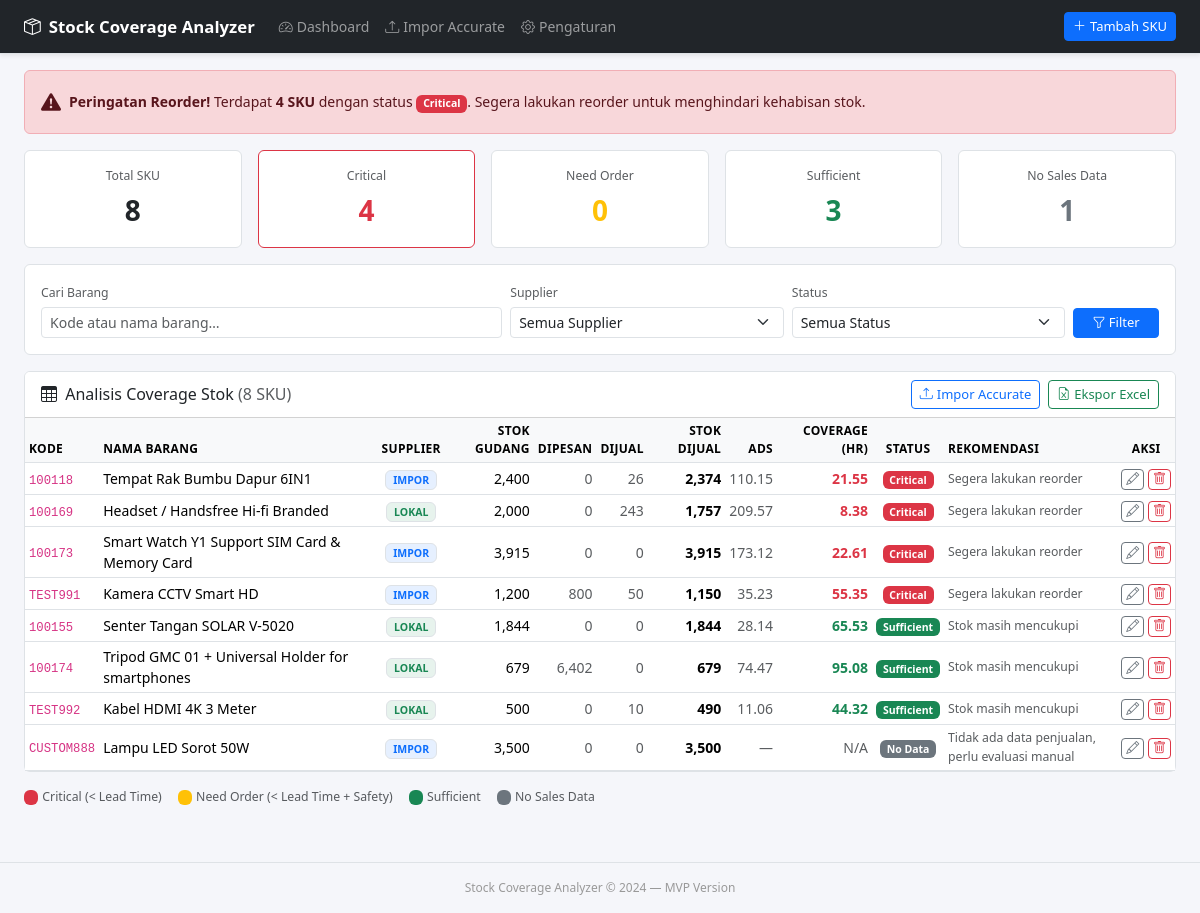
The page / on the database its author committed.
### app/models.py (models this page shows, shortened)
class SKU(db.Model):
    __tablename__ = "sku"
    kode_barang = db.Column(db.String(50), primary_key=True)
    nama_barang = db.Column(db.String(200), nullable=False)
    supplier = db.Column(db.String(10), nullable=False)  # IMPOR | LOKAL
    stok_gudang = db.Column(db.Integer, nullable=False, default=0)
    dipesan = db.Column(db.Integer, nullable=False, default=0)
    dijual = db.Column(db.Integer, nullable=False, default=0)
    penjualan_mei = db.Column(db.Integer, nullable=False, default=0)
    penjualan_juni = db.Column(db.Integer, nullable=False, default=0)
    penjualan_juli = db.Column(db.Integer, nullable=False, default=0)
    penjualan_agustus = db.Column(db.Integer, nullable=False, default=0)
    def to_dict(self):
        return {
            "kode_barang": self.kode_barang,
            "nama_barang": self.nama_barang,
            "supplier": self.supplier,
            "stok_gudang": self.stok_gudang,
            "dipesan": self.dipesan,
            "dijual": self.dijual,
            "penjualan_mei": self.penjualan_mei,
            "penjualan_juni": self.penjualan_juni,
            "penjualan_juli": self.penjualan_juli,
            "penjualan_agustus": self.penjualan_agustus,
        }

### app/routes.py (the view)
@bp.route("/")
def index():
    search = request.args.get("search", "").strip()
    filter_supplier = request.args.get("supplier", "")
    filter_status = request.args.get("status", "")
    query = SKU.query
    if search:
        like = f"%{search}%"
        query = query.filter(
            db.or_(SKU.kode_barang.ilike(like), SKU.nama_barang.ilike(like))
        )
    if filter_supplier in ("IMPOR", "LOKAL"):
        query = query.filter(SKU.supplier == filter_supplier)
    skus = query.all()
    rows = hitung_semua(skus)
    if filter_status:
        rows = [r for r in rows if r["status"] == filter_status]
    all_rows = hitung_semua(SKU.query.all())
    summary = {
        "total": len(all_rows),
        "critical": sum(1 for r in all_rows if r["status"] == "Critical"),
        "need_order": sum(1 for r in all_rows if r["status"] == "Need Order"),
        "sufficient": sum(1 for r in all_rows if r["status"] == "Sufficient"),
        "no_sales": sum(1 for r in all_rows if r["status"] == "No Sales Data"),
    }
    return render_template(
        "index.html",
        rows=rows,
        summary=summary,
        search=search,
        filter_supplier=filter_supplier,
        filter_status=filter_status,
    )

### app/calculator.py (called while the page is built)
def hitung_proyeksi_agustus(penjualan_agustus: int) -> float:
    return (penjualan_agustus / HARI_BERJALAN) * HARI_BULAN_AGS

def hitung_ads(mei: int, juni: int, juli: int, penjualan_agustus: int) -> float:
    proyeksi = hitung_proyeksi_agustus(penjualan_agustus)
    return (mei + juni + juli + proyeksi) / TOTAL_HARI

def hitung_semua(skus: list) -> list:
    hasil = []
    for sku in skus:
        data = sku.to_dict()
        data.update(hitung_coverage(sku))
        hasil.append(data)
    hasil.sort(key=lambda x: x["sort_order"])
    return hasil

### app/templates/index.html (shortened to what this page needs)
{% extends "base.html" %}
{% block content %}
{% if summary.critical > 0 %}
<div class="alert alert-danger d-flex align-items-center gap-2 mb-3" role="alert">
  <i class="bi bi-exclamation-triangle-fill fs-5"></i>
  <div>
    <strong>Peringatan Reorder!</strong>
    Terdapat <strong>{{ summary.critical }} SKU</strong> dengan status
    <span class="badge bg-danger">Critical</span>.
    Segera lakukan reorder untuk menghindari kehabisan stok.
  </div>
</div>
{% endif %}
<div class="row g-3 mb-3">
  <div class="col-6 col-md-4 col-xl">
    <div class="card h-100">
      <div class="card-body text-center">
        <div class="text-muted small mb-1">Total SKU</div>
        <div class="fs-3 fw-bold">{{ summary.total }}</div>
      </div>
    </div>
  </div>
  <div class="col-6 col-md-4 col-xl">
    <div class="card h-100 {% if summary.critical > 0 %}border-danger{% endif %}">
      <div class="card-body text-center">
        <div class="text-muted small mb-1">Critical</div>
        <div class="fs-3 fw-bold text-danger">{{ summary.critical }}</div>
      </div>
    </div>
  </div>
  <div class="col-6 col-md-4 col-xl">
    <div class="card h-100">
      <div class="card-body text-center">
        <div class="text-muted small mb-1">Need Order</div>
        <div class="fs-3 fw-bold text-warning">{{ summary.need_order }}</div>
      </div>
    </div>
  </div>
  <div class="col-6 col-md-4 col-xl">
    <div class="card h-100">
      <div class="card-body text-center">
        <div class="text-muted small mb-1">Sufficient</div>
        <div class="fs-3 fw-bold text-success">{{ summary.sufficient }}</div>
      </div>
    </div>
  </div>
  <div class="col-6 col-md-4 col-xl">
    <div class="card h-100">
      <div class="card-body text-center">
        <div class="text-muted small mb-1">No Sales Data</div>
        <div class="fs-3 fw-bold text-secondary">{{ summary.no_sales }}</div>
      </div>
    </div>
  </div>
</div>
<div class="card mb-3">
  <div class="card-body">
    <form method="get" action="{{ url_for('main.index') }}" id="filter-form">
      <div class="row g-2 align-items-end">
        <div class="col-md-5">
          <label for="search" class="form-label small text-muted mb-1">Cari Barang</label>
          <input id="search" type="text" name="search" value="{{ search }}"
                 class="form-control form-control-sm" placeholder="Kode atau nama barang…" autocomplete="off" />
        </div>
        <div class="col-md-3">
          <label for="supplier" class="form-label small text-muted mb-1">Supplier</label>
          <select id="supplier" name="supplier" class="form-select form-select-sm">
            <option value="">Semua Supplier</option>
          </select>
        </div>
        <div class="col-md-3">
          <label for="status" class="form-label small text-muted mb-1">Status</label>
          <select id="status" name="status" class="form-select form-select-sm">
            <option value="">Semua Status</option>
          </select>
        </div>
        <div class="col-md-1 d-flex gap-1">
          <button type="submit" class="btn btn-primary btn-sm w-100" id="btn-filter">
            <i class="bi bi-funnel"></i> Filter
          </button>
        </div>
      </div>
    </form>
  </div>
</div>
<div class="card mb-3">
  <div class="card-header d-flex align-items-center justify-content-between flex-wrap gap-2 bg-white">
    <h6 class="mb-0">
      <i class="bi bi-table me-1"></i>
      Analisis Coverage Stok
      <span class="text-muted fw-normal">({{ rows|length }} SKU)</span>
    </h6>
    <div class="d-flex gap-2">
      <a href="{{ url_for('main.import_accurate') }}" class="btn btn-outline-primary btn-sm">
        <i class="bi bi-upload me-1"></i>Impor Accurate
      </a>
      <a href="{{ url_for('main.export_excel') }}" class="btn btn-outline-success btn-sm">
        <i class="bi bi-file-earmark-excel me-1"></i>Ekspor Excel
      </a>
    </div>
  </div>
  <div class="table-responsive">
    <table class="table table-hover table-sm mb-0" id="coverage-table">
      <thead>
        <tr>
          <th>Kode</th>
          <th>Nama Barang</th>
          <th class="text-center">Supplier</th>
          <th class="text-end">Stok Gudang</th>
          <th class="text-end">Dipesan</th>
          <th class="text-end">Dijual</th>
          <th class="text-end">Stok Dijual</th>
          <th class="text-end">ADS</th>
          <th class="text-end">Coverage (Hr)</th>
          <th class="text-center">Status</th>
          <th>Rekomendasi</th>
          <th class="text-center">Aksi</th>
        </tr>
      </thead>
      <tbody>
        {% if rows %}
          {% for r in rows %}
          <tr>
            <td class="text-nowrap"><code>{{ r.kode_barang }}</code></td>
            <td>{{ r.nama_barang }}</td>
            <td class="text-center text-nowrap">
              {% if r.supplier == 'IMPOR' %}
              <span class="badge bg-primary bg-opacity-10 text-primary border">IMPOR</span>
              {% else %}
              <span class="badge bg-success bg-opacity-10 text-success border">LOKAL</span>
              {% endif %}
            </td>
            <td class="text-end text-nowrap">{{ "{:,}".format(r.stok_gudang) }}</td>
            <td class="text-end text-nowrap text-muted">{{ "{:,}".format(r.dipesan) }}</td>
            <td class="text-end text-nowrap text-muted">{{ "{:,}".format(r.dijual) }}</td>
            <td class="text-end text-nowrap fw-semibold">{{ "{:,}".format(r.stok_dapat_dijual) }}</td>
            <td class="text-end text-nowrap text-muted">
              {% if r.ads == 0 %}—{% else %}{{ "%.2f"|format(r.ads) }}{% endif %}
            </td>
            <td class="text-end text-nowrap">
              {% if r.coverage_days is none %}
                <span class="text-muted">N/A</span>
              {% else %}
                <strong class="{% if r.badge == 'danger' %}text-danger{% elif r.badge == 'warning' %}text-warning{% elif r.badge == 'success' %}text-success{% else %}text-secondary{% endif %}">
                  {{ "%.2f"|format(r.coverage_days) }}
                </strong>
              {% endif %}
            </td>
            <td class="text-center text-nowrap">
              {% if r.badge == 'danger' %}
                <span class="badge bg-danger">Critical</span>
              {% elif r.badge == 'warning' %}
                <span class="badge bg-warning text-dark">Need Order</span>
              {% elif r.badge == 'success' %}
                <span class="badge bg-success">Sufficient</span>
              {% else %}
                <span class="badge bg-secondary">No Data</span>
              {% endif %}
            </td>
            <td class="small text-muted" style="max-width:200px">{{ r.rekomendasi }}</td>
            <td class="text-center text-nowrap">
              <a href="{{ url_for('main.edit_sku', kode=r.kode_barang) }}" class="btn btn-sm btn-outline-secondary py-0 px-1" title="Edit">
                <i class="bi bi-pencil"></i>
              </a>
              <button type="button" class="btn btn-sm btn-outline-danger py-0 px-1 btn-hapus"
                      data-kode="{{ r.kode_barang }}" data-nama="{{ r.nama_barang }}" title="Hapus">
                <i class="bi bi-trash"></i>
              </button>
            </td>
          </tr>
          {% endfor %}
        {% endif %}
      </tbody>
    </table>
  </div>
</div>
<div class="d-flex flex-wrap gap-3 mb-3 small text-muted">
  <span><span class="badge bg-danger me-1">&nbsp;</span>Critical (&lt; Lead Time)</span>
  <span><span class="badge bg-warning me-1">&nbsp;</span>Need Order (&lt; Lead Time + Safety)</span>
  <span><span class="badge bg-success me-1">&nbsp;</span>Sufficient</span>
  <span><span class="badge bg-secondary me-1">&nbsp;</span>No Sales Data</span>
</div>
{% endblock %}

### app/templates/base.html (shortened to what this page needs)
<!DOCTYPE html>
<html lang="id">
<head>
  <link href="https://cdn.jsdelivr.net/npm/bootstrap@5.3.3/dist/css/bootstrap.min.css" rel="stylesheet" />
  <link href="https://cdn.jsdelivr.net/npm/bootstrap-icons@1.11.3/font/bootstrap-icons.min.css" rel="stylesheet" />
</head>
<body>
  <nav class="navbar navbar-expand-lg navbar-dark bg-dark border-bottom shadow-sm">
    <div class="container-fluid px-3 px-lg-4">
      <a class="navbar-brand d-flex align-items-center gap-2" href="{{ url_for('main.index') }}">
        <i class="bi bi-box-seam"></i>
        Stock Coverage Analyzer
      </a>
      <div class="collapse navbar-collapse" id="mainNav">
        <ul class="navbar-nav me-auto mb-2 mb-lg-0">
          <li class="nav-item">
            <a class="nav-link" href="{{ url_for('main.index') }}"><i class="bi bi-speedometer2 me-1"></i>Dashboard</a>
          </li>
          <li class="nav-item">
            <a class="nav-link" href="{{ url_for('main.import_accurate') }}"><i class="bi bi-upload me-1"></i>Impor Accurate</a>
          </li>
          <li class="nav-item">
            <a class="nav-link" href="{{ url_for('main.settings') }}"><i class="bi bi-gear me-1"></i>Pengaturan</a>
          </li>
        </ul>
        <a href="{{ url_for('main.add_sku') }}" class="btn btn-primary btn-sm">
          <i class="bi bi-plus-lg me-1"></i>Tambah SKU
        </a>
      </div>
    </div>
  </nav>
  <main class="container-fluid px-3 px-lg-4 py-3">
    {% block content %}{% endblock %}
  </main>
  <footer class="text-center py-3 mt-4 border-top">
    Stock Coverage Analyzer &copy; 2024 &mdash; MVP Version
  </footer>
</body>
</html>

### app/templates/base.html (style rules this page uses)
body { font-size: 14px; background: #f5f6fa; }
.navbar-brand { font-weight: 700; font-size: 1.05rem; }
.card { border: 1px solid #dee2e6; border-radius: 6px; }
.table th { font-size: 12px; text-transform: uppercase; letter-spacing: 0.3px; background: #f8f9fa; }
.table td { vertical-align: middle; }
.badge { font-weight: 600; }
.btn-sm { font-size: 13px; }
footer { font-size: 12px; color: #999; }

### rows shown on the page
SKU: kode_barang "100118", nama_barang "Tempat Rak Bumbu Dapur 6IN1", supplier "IMPOR", stok_gudang "2,400", dipesan "0", dijual "26", stok_dapat_dijual "2,374", ads "110.15", coverage_days "21.55", shows "Critical", rekomendasi "Segera lakukan reorder"
SKU: kode_barang "100169", nama_barang "Headset / Handsfree Hi-fi Branded", supplier "LOKAL", stok_gudang "2,000", dipesan "0", dijual "243", stok_dapat_dijual "1,757", ads "209.57", coverage_days "8.38", shows "Critical", rekomendasi "Segera lakukan reorder"
SKU: kode_barang "100173", nama_barang "Smart Watch Y1 Support SIM Card & Memory Card", supplier "IMPOR", stok_gudang "3,915", dipesan "0", dijual "0", stok_dapat_dijual "3,915", ads "173.12", coverage_days "22.61", shows "Critical", rekomendasi "Segera lakukan reorder"
SKU: kode_barang "TEST991", nama_barang "Kamera CCTV Smart HD", supplier "IMPOR", stok_gudang "1,200", dipesan "800", dijual "50", stok_dapat_dijual "1,150", ads "35.23", coverage_days "55.35", shows "Critical", rekomendasi "Segera lakukan reorder"
SKU: kode_barang "100155", nama_barang "Senter Tangan SOLAR V-5020", supplier "LOKAL", stok_gudang "1,844", dipesan "0", dijual "0", stok_dapat_dijual "1,844", ads "28.14", coverage_days "65.53", shows "Sufficient", rekomendasi "Stok masih mencukupi"
SKU: kode_barang "100174", nama_barang "Tripod GMC 01 + Universal Holder for smartphones", supplier "LOKAL", stok_gudang "679", dipesan "6,402", dijual "0", stok_dapat_dijual "679", ads "74.47", coverage_days "95.08", shows "Sufficient", rekomendasi "Stok masih mencukupi"
SKU: kode_barang "TEST992", nama_barang "Kabel HDMI 4K 3 Meter", supplier "LOKAL", stok_gudang "500", dipesan "0", dijual "10", stok_dapat_dijual "490", ads "11.06", coverage_days "44.32", shows "Sufficient", rekomendasi "Stok masih mencukupi"
SKU: kode_barang "CUSTOM888", nama_barang "Lampu LED Sorot 50W", supplier "IMPOR", stok_gudang "3,500", dipesan "0", dijual "0", stok_dapat_dijual "3,500", shows "N/A", shows "No Data", rekomendasi "Tidak ada data penjualan, perlu evaluasi manual"

### other values the page prints
{{ summary.critical }} "4"
{{ summary.total }} "8"
{{ summary.need_order }} "0"
{{ summary.sufficient }} "3"
{{ summary.no_sales }} "1"
{{ rows|length }} "8"
